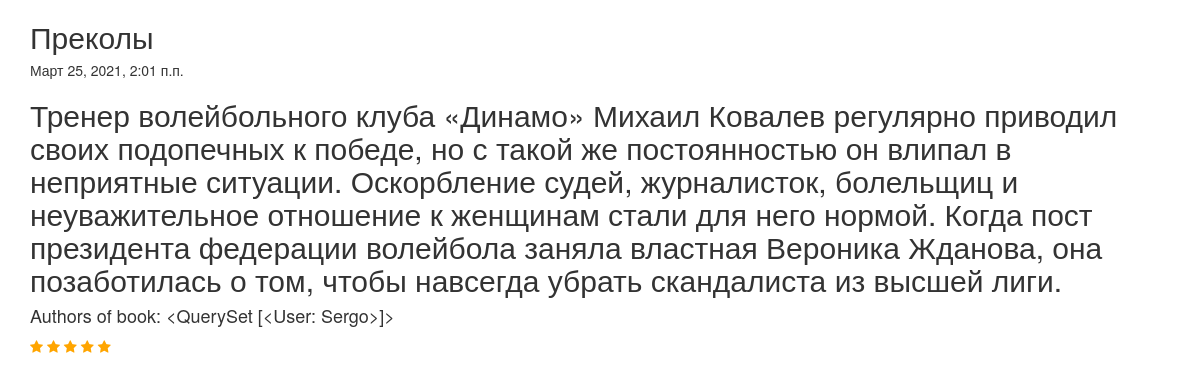
Page /shop/book_view_detail/prekoly/ on the earlier database version.
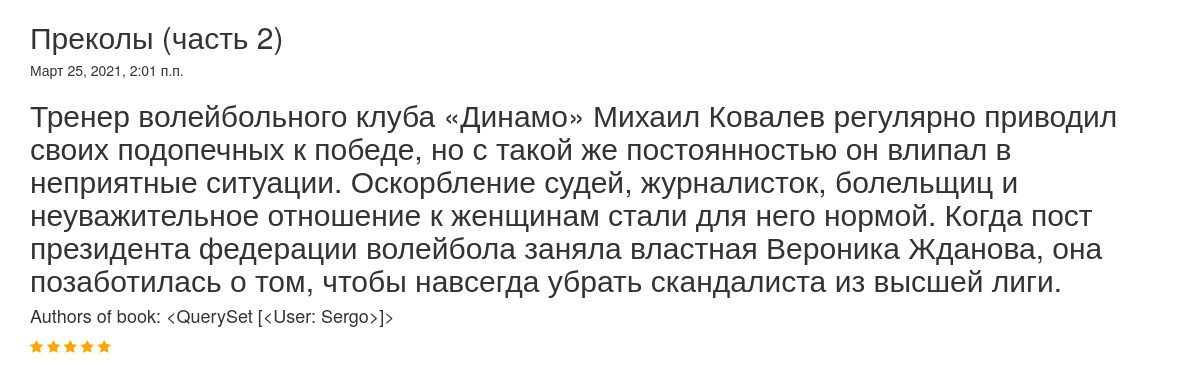
Same page on the later database version.
### manager/models.py (models this page shows, shortened)
class Book(models.Model):
    class Meta:
        verbose_name = "Книга"
        verbose_name_plural = "Книги"
    title = models.CharField(
        max_length=50,
        verbose_name="название",
        help_text="ну эт тип погоняло",
        db_index=True
        )
    date = models.DateTimeField(auto_now_add=True, null=True)
    text = models.TextField(null=True)
    authors = models.ManyToManyField(User, related_name="books")
    rate = models.DecimalField(decimal_places=2, max_digits=3, default=0.0)
    count_rated_users = models.PositiveIntegerField(default=0)
    count_all_stars = models.PositiveIntegerField(default=0)
    users_like = models.ManyToManyField(User, through="manager.LikeBookUser", related_name="Liked_books")
    slug = models.SlugField(primary_key=True)

### manager/views.py (the view)
# urls.py: path('book_view_detail/<str:slug>/', BookDetail.as_view(), name="book-detail"),
class BookDetail(View):
    def get(self, request, slug):
        comment_query = Comment.objects.all().annotate(count_like=Count("users_like"))\
                            .select_related('author')
        comments = Prefetch("comments", comment_query)
        book = Book.objects.prefetch_related('authors', comments).get(slug=slug)
        return render(request, "book_detail.html", {"book": book, "rate": 2})

### manager/templates/book_detail.html (shortened to what this page needs)
{% extends 'main_template.html' %}
{% block detail %}
<h2>{{ book.title }}</h2>
<h5>{{ book.date }}</h5>
<h2>{{ book.text }}</h2>
<h4>Authors of book: {{ book.authors.all }}</h4>
{% for i in "12345" %}
    {% if rate < i %}
        <a href="{% url 'add-rate-location' slug=book.slug rate=i location=1 %}">
            <span class="fa fa-star"></span>
        </a>
    {% else %}
        <a href="{% url 'add-rate-location' slug=book.slug rate=i location=1 %}">
            <span class="fa fa-star checked"></span>
        </a>
    {% endif %}
{% endfor %}
<br>
{% endblock %}

Differences in the rows shown:
changed Book "<QuerySet [<User: Sergo>]>": title "Преколы" → "Преколы (часть 2)"
